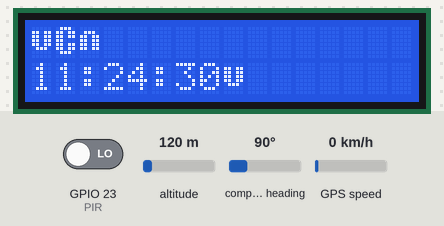
A sketch run on a simulated ESP32. On the bench: 16×2 character LCD. The inputs (shaded band) are chosen by the test bench; at power-on: GPIO 23 (PIR) LOW, altitude 120 m, compass heading 90°, GPS speed 0 km/h. The GPS gets a fix after 3 s at 37.7749, -122.4194 with 8 satellites.

Above: at 0.2 s.
At 4.2 s:
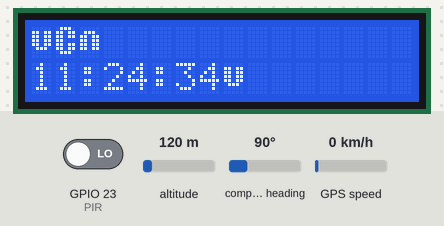
At 9.2 s:
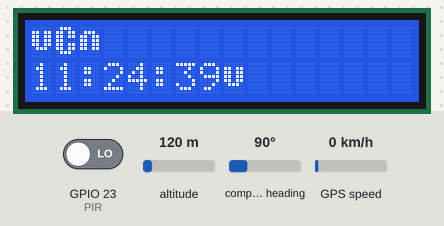
At 19.2 s:
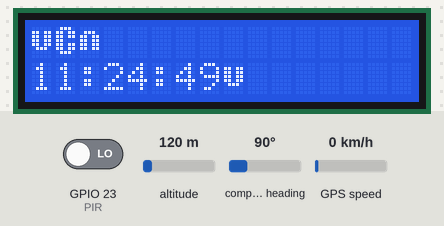
At 28.2 s:
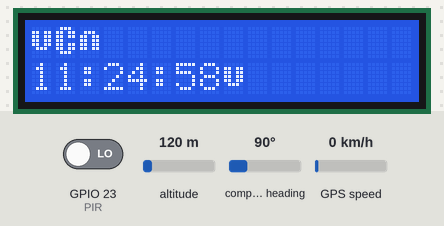
At 38.2 s:
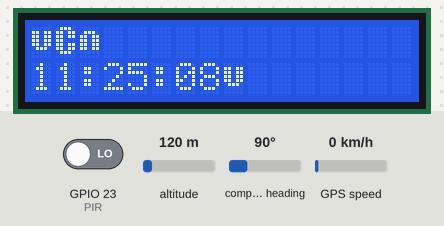

The sketch:

Workshop2_01.ino
```cpp
#include <LiquidCrystal_I2C.h>
#include <TinyGPS++.h>


//--- LCD
  // set the LCD number of columns and rows
  int lcdColumns = 16;
  int lcdRows = 2;

  // set LCD address, number of columns and rows
  // if you don't know your display address, run an I2C scanner sketch
  LiquidCrystal_I2C lcd(0x27, lcdColumns, lcdRows);

//--- GPS
//pins for GPS communication
#define RXD2 16
#define TXD2 17

TinyGPSPlus gps;

//--- PIR sensor
  int PIR = 23;
  int State = LOW;
  int Sensor = 0;

//--- define custom chars

byte icon_wifi[8] = {
  0b00000,
  0b11100,
  0b00010,
  0b11001,
  0b00101,
  0b10101,
  0b00000,
  0b00000
};


byte icon_alert[8] = {
  0b00000,
  0b00100,
  0b00100,
  0b00100,
  0b00000,
  0b00100,
  0b00000,
  0b00000
};


byte icon_ok[8] = {
  0b00000,
  0b00000,
  0b00001,
  0b00010,
  0b10100,
  0b01000,
  0b00000,
  0b00000
};


byte char_u[8] = {
  0b00000,
  0b11011,
  0b11011,
  0b11011,
  0b11011,
  0b01110,
  0b00000,
  0b00000
};

byte char_c[8] = {
  0b01110,
  0b11011,
  0b11011,
  0b11000,
  0b11011,
  0b11011,
  0b01110,
  0b00000
};

byte char_n[8] = {
  0b00000,
  0b01110,
  0b11011,
  0b11011,
  0b11011,
  0b11011,
  0b00000,
  0b00000
};


void setup(){

  Serial.begin(9600);
  Serial2.begin(9600, SERIAL_8N1, RXD2, TXD2 );

  // initialize LCD
  lcd.init();
  // turn on LCD backlight
  lcd.backlight();


  // define custom chars
  lcd.createChar(0, icon_alert);
  lcd.createChar(1, icon_ok);

  lcd.createChar(4, icon_wifi);

  lcd.createChar(5, char_u);
  lcd.createChar(6, char_c);
  lcd.createChar(7, char_n);

  // set cursor to first column, first row
  lcd.setCursor(0, 0);
  // print custom UCN letters
  lcd.write(5);
  lcd.write(6);
  lcd.write(7);

  pinMode(PIR, INPUT);


  lcd.setCursor(0,1);
  lcd.print("LCD test");


}

void loop(){
  while (Serial2.available()>0){
    //relay data from gps

    gps.encode(Serial2.read());

    if(gps.time.isUpdated()){
      lcd.setCursor(0,1);
      int UTCplusOne=gps.time.hour()+1 % 24; //add timezone+1

      if(UTCplusOne<10)lcd.print("0");
      lcd.print(UTCplusOne);
      lcd.print(":");
      if(gps.time.minute()<10)lcd.print("0");
      lcd.print(gps.time.minute());
      lcd.print(":");
      if(gps.time.second()<10)lcd.print("0");
      lcd.println(gps.time.second());
    }
  }


//--- manage PIR input

  Sensor = digitalRead(PIR);

//  if(Sensor == HIGH) {
//    if(State == LOW){
//      State = HIGH;
//      Serial.println("Motion detected");
//    }
//  } else {
//    if(State == HIGH){
//      State = LOW;
//      Serial.println("Motion cleared");
//    }
//  }
}
```

Measured:
- what the display in image 1 shows lasts 1.0 s, from 4.2 s to 5.2 s
